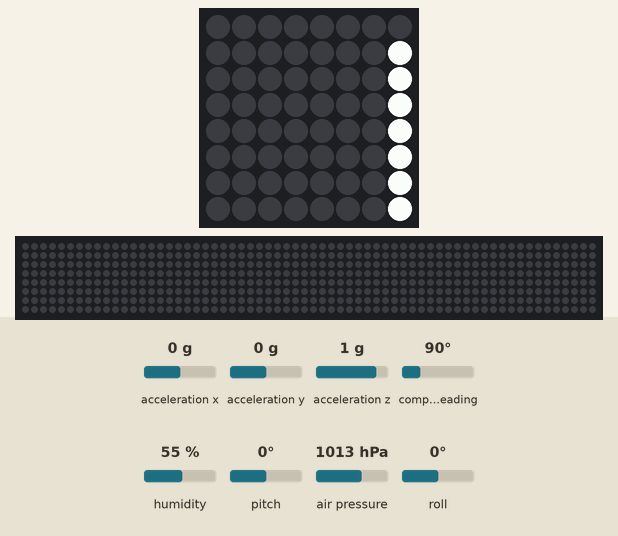
This program was run on a simulated Raspberry Pi (BCM pin numbers) with a Sense HAT. On the bench: the Sense HAT's 8×8 RGB LED matrix, a strip that is not on the board, showing the scrolling text unrolled. The test bench sets the inputs (shaded band); at power-on: acceleration x 0 g, acceleration y 0 g, acceleration z 1 g, compass heading 90°, humidity 55 %, pitch 0°, air pressure 1013 hPa, roll 0°. The 64×8 strip is a reading aid, not a part: it shows the text the matrix is scrolling, unrolled, one strip-width of it at a time; the Sense HAT reports a negative pitch or roll as 360° plus the angle; what the program prints to the terminal is not drawn.

Above: at 0.2 s.
At 0.6 s:
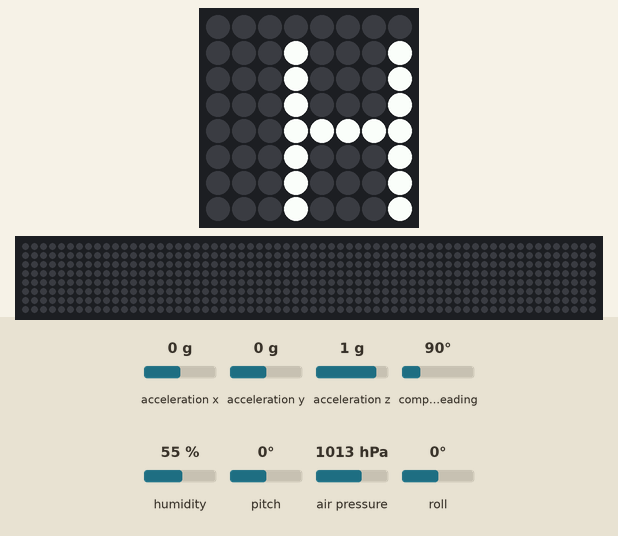
At 1.0 s:
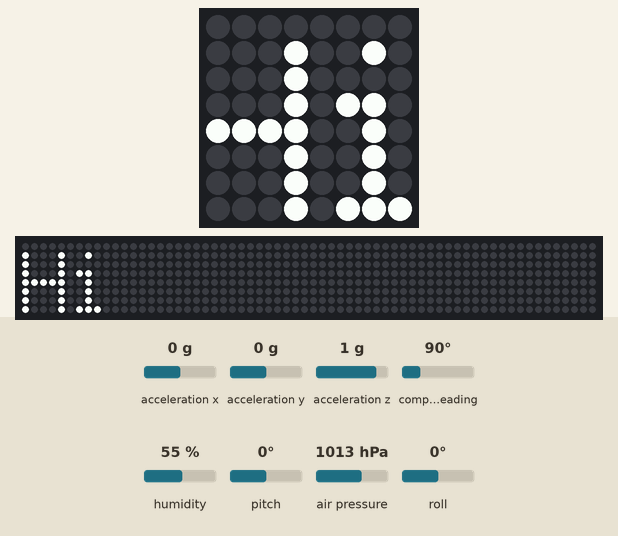
At 1.4 s:
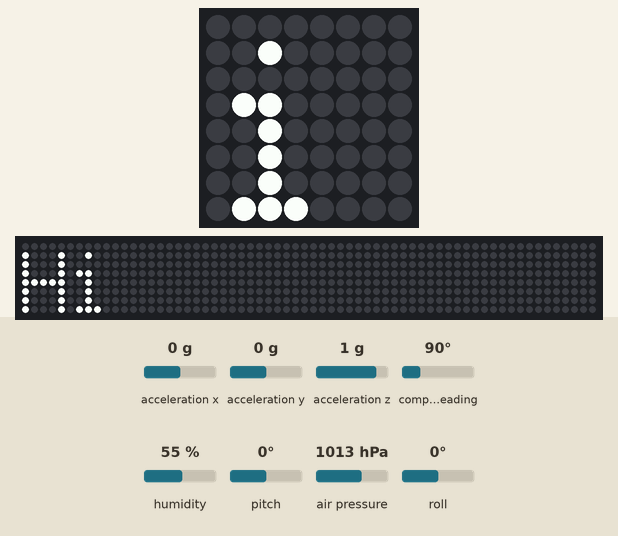
At 1.9 s:
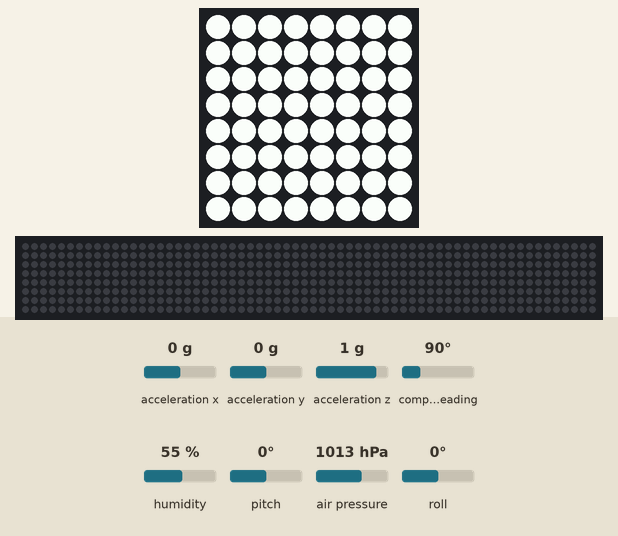
At 3.9 s:
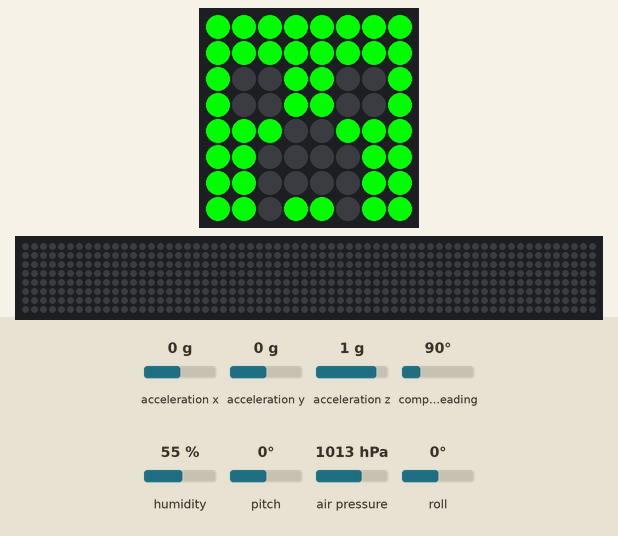

Measured:
- what the display in image 5 shows lasts 1.0 s, from 3.8 s to 4.8 s

The program:

sense_hat_test.py
```python
"""sense hat examples from rpi sense hat"""
from sense_hat import SenseHat
import time
sense = SenseHat()
sense.show_message("Hi")

r = 255
g = 255
b = 255

sense.clear((r, g, b))
time.sleep(1)
sense.set_pixel(2, 2, (0, 0, 255))

time.sleep(1)
# Define some colours
g = (0, 255, 0) # Green
b = (0, 0, 0) # Black

# Set up where each colour will display
creeper_pixels = [
    g, g, g, g, g, g, g, g,
    g, g, g, g, g, g, g, g,
    g, b, b, g, g, b, b, g,
    g, b, b, g, g, b, b, g,
    g, g, g, b, b, g, g, g,
    g, g, b, b, b, b, g, g,
    g, g, b, b, b, b, g, g,
    g, g, b, g, g, b, g, g
]

# Display these colours on the LED matrix
sense.set_pixels(creeper_pixels)

time.sleep(1)
pressure = sense.get_pressure()
print(pressure)


sense.clear()

humidity = sense.get_humidity()
print(humidity)


o = sense.get_orientation()
pitch = o["pitch"]
roll = o["roll"]
yaw = o["yaw"]
print("pitch {0} roll {1} yaw {2}".format(pitch, roll, yaw))

o = sense.get_orientation()
pitch = o["pitch"]
roll = o["roll"]
yaw = o["yaw"]
print("pitch {0} roll {1} yaw {2}".format(pitch, roll, yaw))

while True:
	acceleration = sense.get_accelerometer_raw()
	x = acceleration['x']
	y = acceleration['y']
	z = acceleration['z']

	x=round(x, 0)
	y=round(y, 0)
	z=round(z, 0)

	print("x={0}, y={1}, z={2}".format(x, y, z))
	o = sense.get_orientation()
	pitch = o["pitch"]
	roll = o["roll"]
	yaw = o["yaw"]
	print("pitch {0} roll {1} yaw {2}".format(pitch, roll, yaw))
```
